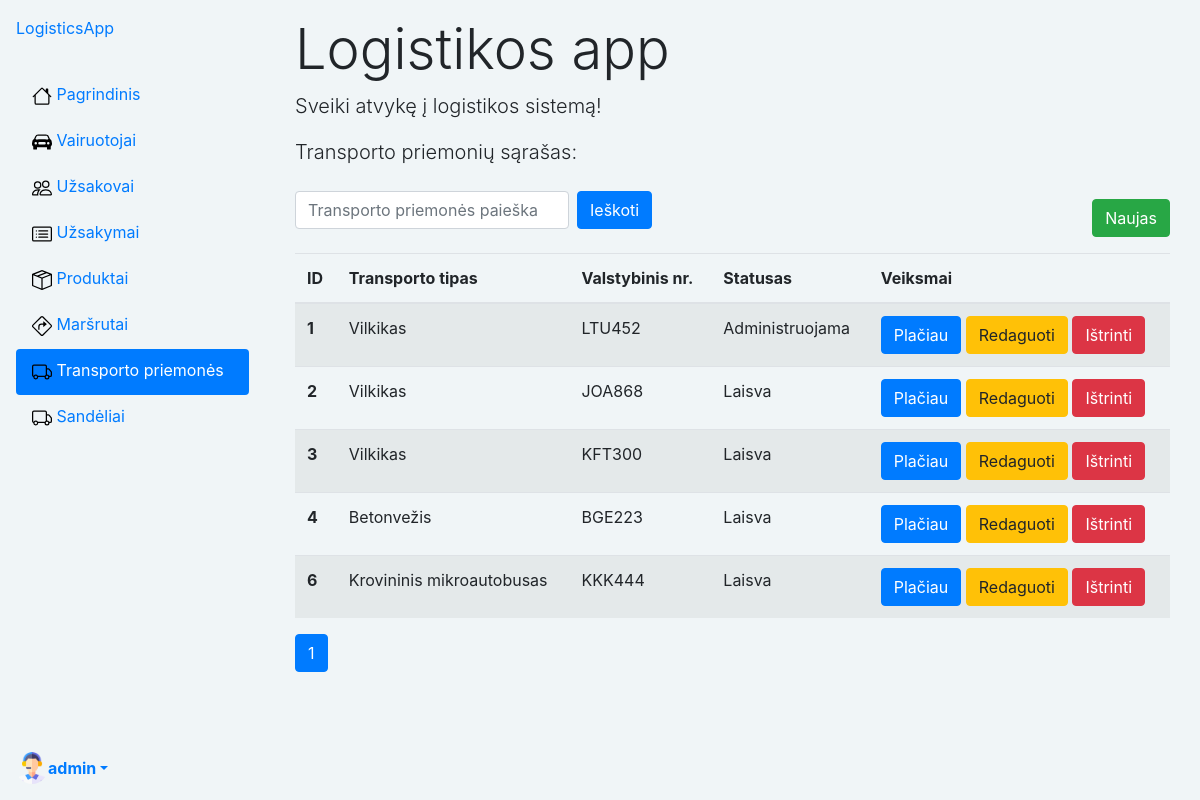
The app's page /logistics/vehicles/ (signed in) with its own data.
### logistics/models.py (models this page shows, shortened)
class Profile(models.Model):
    user = models.OneToOneField(User, on_delete=models.CASCADE)
    nuotrauka = models.ImageField(default="profile_pics/default.png", upload_to="profile_pics")

class Vehicle(models.Model):
    type = models.CharField('Transporto tipas', max_length=80, help_text='Įveskite transporto priemonės tipą')
    make = models.CharField('Gamintojas', max_length=50, help_text='Įveskite transporto priemonės gamintoją', blank=True, null=True)
    model = models.CharField('Modelis', max_length=50, help_text='Įveskite transporto priemonės modelį', blank=True, null=True)
    year = models.PositiveIntegerField('Metai', help_text='Įveskite transporto priemonės gamybos metus', blank=True, null=True)
    plate_number = models.CharField('Valstybinis nr.', max_length=20, help_text='Įveskite valstybinį numerį')
    VEHICLE_STATUS = (
        ('a', 'Administruojama'),
        ('l', 'Laisva'),
        ('u', 'Užimta')
    )
    status = models.CharField(
        max_length=1,
        choices=VEHICLE_STATUS,
        blank=True,
        default='a',
        help_text='Statusas',
    )

### logistics/views.py (the view)
# urls.py: path('vehicles/', views.vehicles, name='vehicles'),
def vehicles(request):
    all_vehicles = Vehicle.objects.all()
    query = request.GET.get('q')
    if query:
        search_vehicles = Vehicle.objects.filter(
            Q(type__icontains=query) |
            Q(plate_number__icontains=query)
        )
        all_vehicles = search_vehicles
    page = request.GET.get('page', 1)
    paginator = Paginator(all_vehicles, 5)
    try:
        all_vehicles = paginator.page(page)
    except PageNotAnInteger:
        all_vehicles = paginator.page(1)
    except EmptyPage:
        all_vehicles = paginator.page(paginator.num_pages)
    context = {
        'all_vehicles': all_vehicles
    }
    return render(request, 'vehicles/vehicles.html', context=context)

### logistics/templatetags/custom_pagination.py (called while the page is built)
@register.inclusion_tag('pagination_template.html')
def show_pagination_links(queryset, parameter_name='page'):
    return {'current_list': queryset, 'parameter_name': parameter_name}

### templates/vehicles/vehicles.html
{% extends "base.html" %}
{% load custom_pagination %}
{% block content %}
<div class="container mt-3">
    <h1 class="display-4">Logistikos app</h1>
    <p class="lead">Sveiki atvykę į logistikos sistemą!</p>
    <p class="lead">Transporto priemonių sąrašas:</p>
    <div class="d-flex justify-content-between">
        <form method="get" class="form-inline my-2 my-lg-0">
            <input class="form-control mr-sm-2" type="search" placeholder="Transporto priemonės paieška" aria-label="Search"
                   name="q"
                   value="{{ request.GET.q }}">
            <button class="btn btn-primary my-2 my-sm-0" type="submit">Ieškoti</button>
        </form>
        <a href="{% url 'vehicle-new' %}" class="btn btn-success mt-3">Naujas</a>
    </div>
    <div class="mt-3">
        {% if all_vehicles %}
        <table class="table table-striped">
            <thead>
            <tr>
                <th scope="col">ID</th>
                <th scope="col">Transporto tipas</th>
                <th scope="col">Valstybinis nr.</th>
                <th scope="col">Statusas</th>
                <th scope="col">Veiksmai</th>
            </tr>
            </thead>
            <tbody>
            {% for vehicle in all_vehicles %}
            <tr>
                <th scope="row">{{ vehicle.id }}</th>
                <td>{{ vehicle.type }}</td>
                <td>{{ vehicle.plate_number }}</td>
                <td>{{ vehicle.get_status_display }}</td>
                <td>
                    <a href="{{ vehicle.pk }}" class="btn btn-primary">Plačiau</a>
                    <a href="{% url 'vehicle-update' vehicle_id=vehicle.id %}" class="btn btn-warning">Redaguoti</a>
                    <a href="{% url 'vehicle-delete' vehicle_id=vehicle.id %}" class="btn btn-danger">Ištrinti</a>
                </td>
            </tr>
            {% endfor %}
            </tbody>
        </table>
        {% show_pagination_links all_vehicles %}
        {% else %}
        <p>Nerasta jokių rezultatų pagal paiešką.</p>
        {% endif %}
    </div>
</div>
{% endblock %}

### templates/base.html (shortened to what this page needs)
<!DOCTYPE html>
<html lang="en">
<head>
    {% load static %}
    <link rel="stylesheet" href="https://stackpath.bootstrapcdn.com/bootstrap/4.1.3/css/bootstrap.min.css"
>
    <link rel="stylesheet" href="{% static 'css/styles.css' %}">
    <link href="https://cdn.jsdelivr.net/npm/bootstrap-icons@1.18.0/font/bootstrap-icons.css" rel="stylesheet">
</head>
<body class="d-flex" style="background-color: #F0F5F7;">
<div class="d-flex flex-column flex-shrink-0 p-3 bg-body-tertiary"
     style="width: 265px; height: 100vh; background-color: #F0F5F7;">
    <a href="/" class="d-flex align-items-center mb-3 mb-md-0 me-md-auto link-body-emphasis text-decoration-none">
        <span class="fs-4">LogisticsApp</span>
    </a>
    <ul class="nav nav-pills flex-column mb-auto">
        <li class="nav-item align-items-center">
            <a href="{% url 'index' %}"
               class="nav-link {% if request.resolver_match.url_name == 'index' %}active{% endif %}
 link-body-emphasis">
                <img src="{% static 'images/house.svg' %}" width="20" height="30" alt="Your Logo" class="me-2">
                <span class="d-none d-md-inline">Pagrindinis</span>
            </a>
        </li>
        {% if user.is_authenticated %}
        {% if user.is_superuser %}
        <li class="nav-item align-items-center">
            <a href="{% url 'drivers' %}"
               class="nav-link {% if 'drivers' in request.path %}active{% endif %} link-body-emphasis">
                <img src="{% static 'images/car-front-fill (1).svg' %}" width="20" height="30" alt="Your Logo"
                     class="me-2">
                <span class="d-none d-md-inline">Vairuotojai</span>
            </a>
        </li>
        <li class="nav-item align-items-center">
            <a href="{% url 'customers' %}"
               class="nav-link {% if 'customers' in request.path %}active{% endif %} link-body-emphasis">
                <img src="{% static 'images/people.svg' %}" width="20" height="30" alt="Your Logo" class="me-2">
                <span class="d-none d-md-inline">Užsakovai</span>
            </a>
        </li>
        <li class="nav-item align-items-center">
            <a href="{% url 'orders' %}"
               class="nav-link {% if 'orders' in request.path %}active{% endif %} link-body-emphasis">
                <img src="{% static 'images/card-list.svg' %}" width="20" height="30" alt="Your Logo" class="me-2">
                <span class="d-none d-md-inline">Užsakymai</span>
            </a>
        </li>
        <li class="nav-item align-items-center">
            <a href="{% url 'products' %}" class="nav-link {% if request.resolver_match.url_name == 'products' %}active{% endif %}
 link-body-emphasis">
                <img src="{% static 'images/box-seam.svg' %}" width="20" height="30" alt="Your Logo" class="me-2">
                <span class="d-none d-md-inline">Produktai</span>
            </a>
        </li>
        <li class="nav-item align-items-center">
            <a href="{% url 'routes' %}"
               class="nav-link {% if 'routes' in request.path %}active{% endif %} link-body-emphasis">
                <img src="{% static 'images/sign-turn-right.svg' %}" width="20" height="30" alt="Your Logo"
                     class="me-2">
                <span class="d-none d-md-inline">Maršrutai</span>
            </a>
        </li>
        <li class="nav-item align-items-center">
            <a href="{% url 'vehicles' %}"
               class="nav-link {% if 'vehicles' in request.path %}active{% endif %} link-body-emphasis">
                <img src="{% static 'images/truck.svg' %}" width="20" height="30" alt="Your Logo" class="me-2">
                <span class="d-none d-md-inline">Transporto priemonės</span>
            </a>
        </li>
        <li class="nav-item align-items-center">
            <a href="{% url 'warehouses' %}"
               class="nav-link {% if 'warehouses' in request.path %}active{% endif %} link-body-emphasis">
                <img src="{% static 'images/truck.svg' %}" width="20" height="30" alt="Your Logo" class="me-2">
                <span class="d-none d-md-inline">Sandėliai</span>
            </a>
        </li>
        {% endif %}
    </ul>
    <div class="dropdown">
        <a href="#" class="d-flex align-items-center link-body-emphasis text-decoration-none dropdown-toggle"
           data-toggle="dropdown" aria-expanded="false">
            <img src="{{ user.profile.nuotrauka.url }}" alt="" width="32" height="32" class="rounded-circle me-2">
            <strong>{{ user.get_username}}</strong>
        </a>
            {% endif %}
    </div>
</div>
<div class="container-fluid">
    {% block content %}{% endblock %}
</div>
</body>
</html>

### records on screen
Vehicle: id "1", type "Vilkikas", plate_number "LTU452", status "Administruojama"
Vehicle: id "2", type "Vilkikas", plate_number "JOA868", status "Laisva"
Vehicle: id "3", type "Vilkikas", plate_number "KFT300", status "Laisva"
Vehicle: id "4", type "Betonvežis", plate_number "BGE223", status "Laisva"
Vehicle: id "6", type "Krovininis mikroautobusas", plate_number "KKK444", status "Laisva"

### other values on screen
{{ user.get_username }} "admin"
{{ i }} "1"
